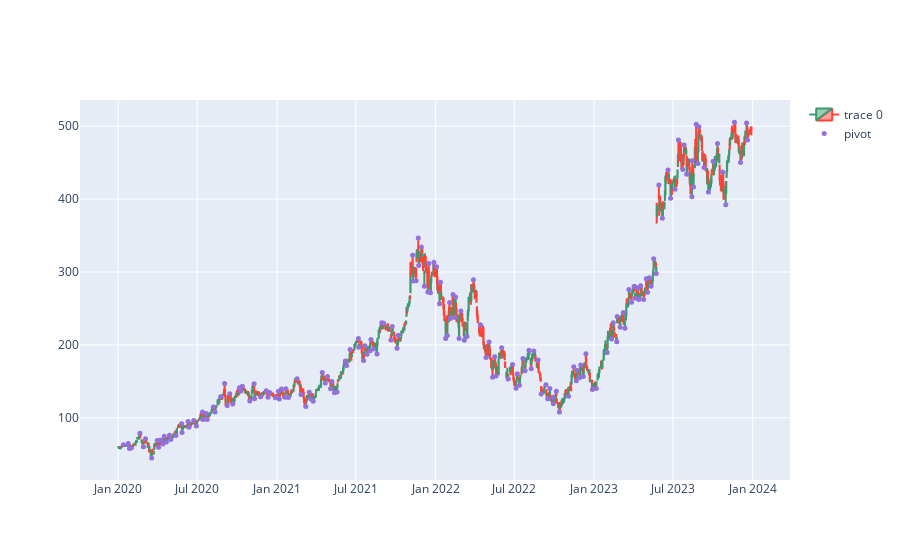

The cell this chart's notebook holds for it:
### Code cell
dfpl = df
#dfpl = df[df['Date'].dt.year == 2020]
#dfpl = df[(df['Date'].dt.year >= 2020) & (df['Date'].dt.year <= 2023)]
fig = go.Figure(data=[go.Candlestick(x=dfpl['Date'],
                open=dfpl['Open'],
                high=dfpl['High'],
                low=dfpl['Low'],
                close=dfpl['Close'])])

fig.add_scatter(x=dfpl['Date'], y=dfpl['pointpos'], mode="markers",
                marker=dict(size=5, color="MediumPurple"),
                name="pivot")
fig.update_layout(xaxis_rangeslider_visible=False)
fig.show()

### Figure 1 — Plotly figure (JSON) as saved in the notebook; plotly's stock layout.template omitted (floating-point values rounded to 4 significant figures; data arrays with more than 128 entries replaced by an {"elided": "..."} marker saying what was removed)
{"data": [{"close": {"elided": "1006 float values"}, "high": {"elided": "1006 float values"}, "low": {"elided": "1006 float values"}, "open": {"elided": "1006 float values"}, "type": "candlestick", "x": {"elided": "1006 str values"}}, {"marker": {"color": "MediumPurple", "size": 5}, "mode": "markers", "name": "pivot", "type": "scatter", "x": {"elided": "1006 str values"}, "y": {"elided": "1006 float values"}}], "layout": {"xaxis": {"rangeslider": {"visible": false}}}}
